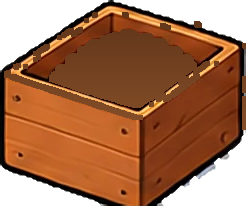
#> input picture tools/hotpot_art/crate_empty.png, 246 x 206 px
$ python -i props.py   (imports and definitions only)
#> lines starting #> are read from the running program, lines starting #| are printed output that depends on the picture; after the words box and inside, x2 and y2 are one past the last pixel; in counts of white or black regions, pixels touching at a corner belong together
import numpy as np, json, os, sys
from PIL import Image, ImageDraw
from scipy import ndimage as ndi
def seg(path,out,thr=110,dil=1,minA=600):
#> called with path = 'hotpot_art/crate_empty.png', out = 'out.png', thr = 110, dil = 1, minA = 600
    a=np.array(Image.open(path).convert('RGB')).astype(np.int16)
    lum=(a[...,0]*30+a[...,1]*59+a[...,2]*11)/100
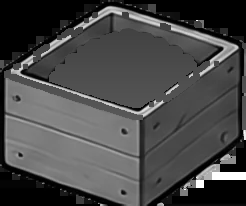
#> lum: shape (206, 246) float64; min 0, max 255, mean 72.6
    sat=a.max(-1)-a.min(-1)
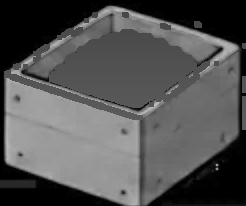
#> sat: shape (206, 246) int16; min 0, max 189, mean 83.2
    # background: light & low-ish saturation
    bgc=(lum>215)&(sat<60)
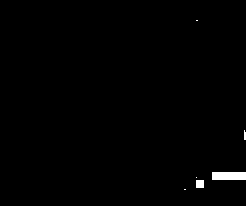
#> bgc: shape (206, 246) bool; 0.71% white; 6 white regions (4 under 20 px), largest, box (x1, y1, x2, y2) and area: (212, 172, 246, 180) 272, (196, 180, 204, 188) 64
    bar=ndi.binary_dilation(lum<thr,iterations=dil)
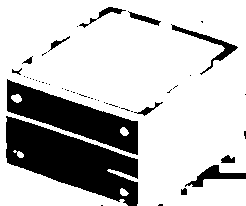
#> bar: shape (206, 246) bool; 76.5% white; 48 black regions (36 under 20 px), largest, box (x1, y1, x2, y2) and area: (6, 116, 138, 206) 6127, (7, 79, 138, 155) 4009, (171, 24, 238, 75) 482
    free=bgc&~bar
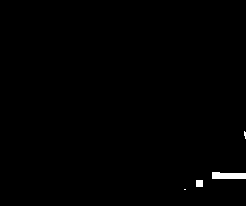
#> free: shape (206, 246) bool; 0.54% white; 4 white regions (2 under 20 px), largest, box (x1, y1, x2, y2) and area: (212, 172, 246, 179) 212, (196, 180, 203, 187) 49
    lab,n=ndi.label(free)
#> lab: shape (206, 246) int32; 5 distinct labels, from 0 to 4
#> n = 4
    big=np.zeros(n+1,bool); s=ndi.sum(free,lab,range(1,n+1)); big[1:]=s>3000
#> after `big = np.zeros(n + 1, bool)`: big = [False, False, False, False, False]
#> after `s = ndi.sum(free, lab, range(1, n + 1))`: s = [12, 212, 49, 2]
    bg=big[lab]
#> bg: shape (206, 246) bool; every value is 0
    bg=ndi.binary_dilation(bg,iterations=1)&~bar | bg
    fg=~bg
#> fg: shape (206, 246) bool; every value is 1
    fg=ndi.binary_opening(fg,iterations=1)
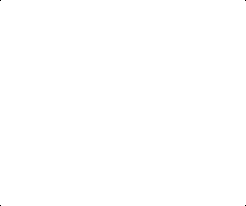
#> fg: shape (206, 246) bool; 100% white; black in thin lines or dots
    fg=ndi.binary_fill_holes(fg)
    l2,n2=ndi.label(fg)
#> l2: shape (206, 246) int32; values 0 (black) and 1 (white), 100% white; black in thin lines or dots
#> n2 = 1
    os.makedirs(out,exist_ok=True)
    info=[]
    ov=Image.open(path).convert('RGB'); d=ImageDraw.Draw(ov)
    k=0
    for i,sl in enumerate(ndi.find_objects(l2)):
        m=(l2[sl]==i+1)
        if m.sum()<minA: continue
        rgba=np.zeros(m.shape+(4,),np.uint8); rgba[...,:3]=a[sl]; rgba[...,3]=m*255
        Image.fromarray(rgba).save(f'{out}/{k}.png')
        info.append(dict(id=k,x=sl[1].start,y=sl[0].start,w=m.shape[1],h=m.shape[0]))
        d.rectangle([sl[1].start,sl[0].start,sl[1].stop,sl[0].stop],outline='blue')
        d.text((sl[1].start+2,sl[0].start+2),str(k),fill='blue')
        k+=1
#> this loop made 1 pass
#> k on pass 1: 1
#> after the loop, info = 1 item; k = 1
    ov.save(out+'_ov.png'); json.dump(info,open(out+'.json','w'))
#> after `ov.save(out + '_ov.png')`:
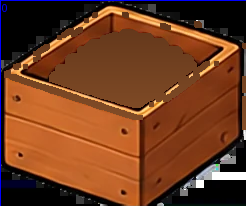
#> saved as out.png_ov.png: PIL image 246x206 RGB; mean R, G, B 111.9, 60.6, 32.1
    print(out,k)
#| out.png 1
# [2 lines not run here, left out]

>>> result = seg('hotpot_art/crate_empty.png', 'out.png')
